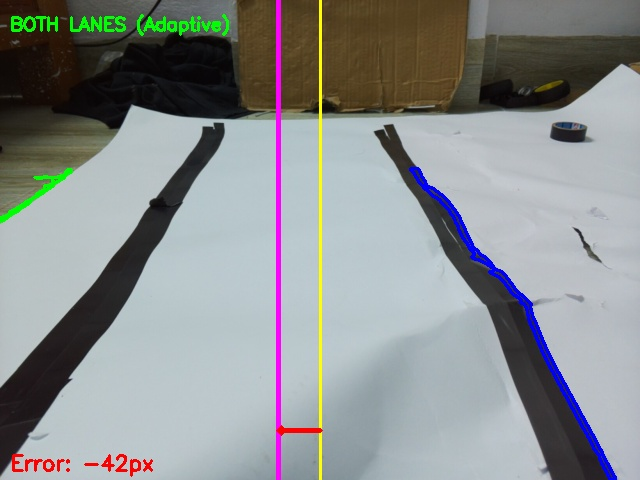
#> input picture debug_adaptive_test_full_hd.jpg, 640 x 480 px, given in place of the camera
$ python visual_odometry.py
#> lines starting #> are read from the running program, lines starting #| are printed output that depends on the picture; after the words box and inside, x2 and y2 are one past the last pixel; in counts of white or black regions, pixels touching at a corner belong together
"""
Visual Odometry v2.0 - Production Ready
✅ 2D tracking (X + Y movement)
✅ Outlier rejection (RANSAC-like)
✅ Automatic feature re-detection
✅ Scale calibration support
✅ Rotation compensation
✅ Motion confidence scoring
"""

import cv2
import numpy as np
import logging
from typing import Tuple, Optional
from collections import deque

logger = logging.getLogger(__name__)


class VisualOdometry:
    """
    Visual Odometry using Lucas-Kanade Optical Flow
    Tracks camera motion in 2D (X, Y) with outlier rejection
    """

    def __init__(self, scale_factor: float = 1.0):
        """
        Args:
            scale_factor: Conversion from pixels to real units (e.g., cm)
                         Example: 0.05 means 1 pixel = 0.05 cm
        """
        self.prev_gray = None
        self.features = None

        # Lucas-Kanade Optical Flow parameters
        self.lk_params = dict(
            winSize=(21, 21),  # Tăng từ 15 → 21 (robust hơn)
            maxLevel=3,        # Tăng từ 2 → 3 (track xa hơn)
            criteria=(cv2.TERM_CRITERIA_EPS | cv2.TERM_CRITERIA_COUNT, 30, 0.01)
        )

        # Good Features to Track parameters
        self.feature_params = dict(
            maxCorners=200,      # Tăng từ 100 → 200
            qualityLevel=0.01,   # Giảm từ 0.3 → 0.01 (nhiều feature hơn)
            minDistance=10,      # Tăng từ 7 → 10 (tránh cluster)
            blockSize=7,
            useHarrisDetector=False,
            k=0.04
        )

        # Position tracking
        self.total_x = 0.0  # Tổng độ dịch chuyển ngang (pixels)
        self.total_y = 0.0  # Tổng độ dịch chuyển dọc (pixels)

        self.scale_factor = scale_factor  # Pixel → Real unit conversion

        # Motion history (for smoothing & confidence)
        self.motion_history_x = deque(maxlen=10)
        self.motion_history_y = deque(maxlen=10)

        # Feature management
        self.MIN_FEATURES = 50  # Re-detect if below this
        self.frame_count = 0
        self.REDETECT_INTERVAL = 30  # Force re-detect every N frames

        # Outlier rejection
        self.USE_RANSAC = True
        self.RANSAC_THRESHOLD = 3.0  # pixels

        # Statistics
        self.total_frames = 0
        self.tracking_quality = 1.0  # 0-1, higher is better

        logger.info(f"✅ Visual Odometry initialized (scale={scale_factor})")

    def process_frame(self, frame: np.ndarray) -> Tuple[float, float]:
        """
        Process a frame and return motion

        Args:
            frame: Input image (BGR)

        Returns:
            (dx, dy): Motion in pixels
                     dx > 0: moved right
                     dy > 0: moved forward (image moves down)
        """
        if frame is None:
            logger.warning("⚠️ Received None frame")
            return 0.0, 0.0

        # Convert to grayscale
        gray = cv2.cvtColor(frame, cv2.COLOR_BGR2GRAY)

        # Apply Gaussian blur to reduce noise
        gray = cv2.GaussianBlur(gray, (5, 5), 0)

        dx, dy = 0.0, 0.0

        if self.prev_gray is not None:
            # Re-detect features if needed
            if self._should_redetect_features():
                self._detect_features(self.prev_gray, frame)

            if self.features is not None and len(self.features) > 0:
                # Calculate Optical Flow
                dx, dy = self._calculate_motion(self.prev_gray, gray)

                # Update tracking quality
                self._update_tracking_quality()
            else:
                logger.warning("⚠️ No features to track")
                self._detect_features(gray, frame)
        else:
            # First frame: just detect features
            self._detect_features(gray, frame)

        self.prev_gray = gray.copy()
        self.frame_count += 1
        self.total_frames += 1

        # Accumulate total displacement
        self.total_x += dx
        self.total_y += dy

        # Add to history for smoothing
        self.motion_history_x.append(dx)
        self.motion_history_y.append(dy)

        return dx, dy

    # [14 lines left out: function _should_redetect_features, not called in this run]

    def _detect_features(self, gray: np.ndarray, frame: np.ndarray):
        """Detect good features to track"""
        try:
            # Create mask to avoid edges (unreliable)
            h, w = gray.shape
            mask = np.zeros_like(gray)
            margin = 20
            mask[margin:h-margin, margin:w-margin] = 255

            # Detect features
            features = cv2.goodFeaturesToTrack(
                gray,
                mask=mask,
                **self.feature_params
            )

            if features is not None:
                self.features = features
                logger.info(f"✅ Detected {len(features)} features")
            else:
                logger.warning("⚠️ No features detected!")
                self.features = None

        except Exception as e:
            logger.error(f"❌ Feature detection error: {e}")
            self.features = None

    # [143 lines left out: functions _calculate_motion, _reject_outliers, _update_tracking_quality, get_total_distance, get_position, get_velocity, not called in this run]

    def get_tracking_quality(self) -> float:
        """Get tracking quality score (0-1)"""
        return self.tracking_quality

    def is_tracking_good(self) -> bool:
        """Check if tracking quality is acceptable"""
        return self.tracking_quality > 0.5

    # [35 lines left out: functions reset, set_scale_factor, calibrate_scale, not called in this run]

    def get_status(self) -> dict:
        """Get comprehensive status"""
        return {
            'position_x_cm': self.total_x * self.scale_factor,
            'position_y_cm': self.total_y * self.scale_factor,
            'position_x_px': self.total_x,
            'position_y_px': self.total_y,
            'tracking_quality': self.tracking_quality,
            'is_tracking_good': self.is_tracking_good(),
            'num_features': len(self.features) if self.features is not None else 0,
            'total_frames': self.total_frames,
            'scale_factor': self.scale_factor
        }

    def draw_features(self, frame: np.ndarray) -> np.ndarray:
        """
        Draw tracked features on frame (for debugging)

        Returns:
            Annotated frame
        """
        debug_frame = frame.copy()

        if self.features is not None:
            for feature in self.features:
                x, y = feature.ravel()
                cv2.circle(debug_frame, (int(x), int(y)), 3, (0, 255, 0), -1)

        # Draw text info
        status = self.get_status()
        text = f"Features: {status['num_features']} | Quality: {status['tracking_quality']:.2f}"
        cv2.putText(debug_frame, text, (10, 30),
                   cv2.FONT_HERSHEY_SIMPLEX, 0.6, (0, 255, 0), 2)

        return debug_frame


# ===== TESTING & CALIBRATION TOOL =====
if __name__ == "__main__":
    import sys

    print("\n" + "="*60)
    print("Visual Odometry Testing Tool")
    print("="*60 + "\n")

    # Check camera
    cap = cv2.VideoCapture(0)
    if not cap.isOpened():
        print("❌ Cannot open camera!")
        sys.exit(1)

    # Initialize VO
    vo = VisualOdometry(scale_factor=0.05)  # Assume 1px = 0.05cm

    print("📹 Camera opened successfully")
    print("\n🎮 Controls:")
    print("  - Press 'r' to reset position")
    print("  - Press 'c' to start calibration")
    print("  - Press 'q' to quit")
    print("\n")

    calibration_mode = False
    calibration_start_pixels = 0

    while True:
        ret, frame = cap.read()
#> frame is the input picture: shape (480, 640, 3); mean B, G, R 142.9, 142.6, 139
        if not ret:
            print("❌ Failed to read frame")
            break

        # Process frame
        dx, dy = vo.process_frame(frame)
#> in process_frame, `gray = cv2.cvtColor(frame, cv2.COLOR_BGR2GRAY)`:
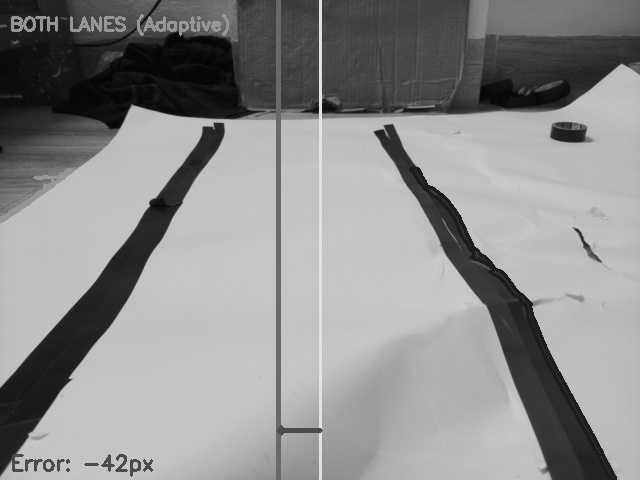
#> gray: shape (480, 640); min 3, max 231, mean 141.5
#> in _detect_features, `features = cv2.goodFeaturesToTrack( gray, mask=mask, **self.feature_pa..`: features = 121 rows, first 8: [375, 132], [204, 128], [50, 23], [29, 28], [122, 457], [132, 107], [221, 125], [534, 303]
#> in _detect_features, `self.features = features`: self.features has the same summary as features
#> dx = 0; dy = 0

        # Get status
        status = vo.get_status()
#> status = 9 items

        # Draw features
        debug_frame = vo.draw_features(frame)
#> the loop in draw_features, `for feature in self.features:` made 121 passes
#> (x, y) on passes 1 to 12: (375, 132), (204, 128), (50, 23), (29, 28), (122, 457), (132, 107), (221, 125), (534, 303), (176, 31), (20, 453), (315, 111), (325, 111)
#> after the loop in draw_features, `for feature in self.features:`:
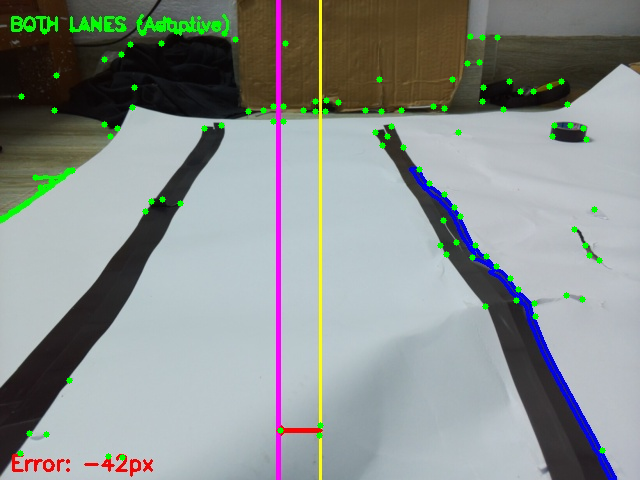
#> debug_frame: shape (480, 640, 3); 1.14% of pixels changed, all inside (x1, y1, x2, y2) = (17, 17, 606, 461)
#> in draw_features, `text = f"Features: {status['num_features']} | Quality: {status['tracki..`: text = 'Features: 121 | Quality: 1.00'
#> in draw_features, `cv2.putText(debug_frame, text, (10, 30), cv2.FONT_HERSHEY_SIMPLEX, 0.6..`:
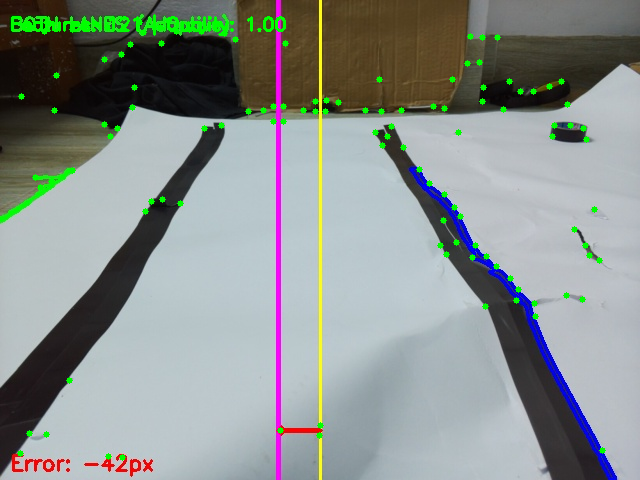
#> debug_frame: shape (480, 640, 3); 0.48% of pixels changed, all inside (x1, y1, x2, y2) = (11, 14, 286, 36)

        # Draw trajectory
        h, w = debug_frame.shape[:2]
#> h = 480; w = 640
        center_x = w // 2
#> center_x = 320
        center_y = h // 2
#> center_y = 240

        # Current position (scaled for visualization)
        pos_x = int(center_x + status['position_x_px'] * 0.5)
#> pos_x = 320
        pos_y = int(center_y - status['position_y_px'] * 0.5)  # Y inverted
#> pos_y = 240

        cv2.circle(debug_frame, (center_x, center_y), 5, (0, 0, 255), -1)  # Origin
#> debug_frame: shape (480, 640, 3); 0.03% of pixels changed, all inside (x1, y1, x2, y2) = (315, 235, 326, 246)
        cv2.circle(debug_frame, (pos_x, pos_y), 5, (255, 0, 0), -1)  # Current
#> debug_frame: shape (480, 640, 3); mean B, G, R 141.7, 144.9, 137.7
        cv2.line(debug_frame, (center_x, center_y), (pos_x, pos_y), (255, 255, 0), 2)
#> debug_frame: shape (480, 640, 3); mean B, G, R 141.7, 144.9, 137.7

        # Display info
        info_text = [
            f"Position: X={status['position_x_cm']:.1f}cm, Y={status['position_y_cm']:.1f}cm",
            f"Quality: {status['tracking_quality']:.2f} | Features: {status['num_features']}",
            f"Scale: {status['scale_factor']:.4f} cm/px"
        ]
#> info_text = ['Position: X=0.0cm, Y=0.0cm', 'Quality: 1.00 | Features: 121', 'Scale: 0.0500 cm/px']

        if calibration_mode:
            info_text.append("CALIBRATION MODE - Move robot forward, then press 'c' again")

        y_offset = 60
        for text in info_text:
            cv2.putText(debug_frame, text, (10, y_offset),
                       cv2.FONT_HERSHEY_SIMPLEX, 0.5, (0, 255, 255), 1)
            y_offset += 25
#> this loop made 3 passes
#> (text, y_offset) on passes 1 to 3: ('Position: X=0.0cm, Y=0.0cm', 85), ('Quality: 1.00 | Features: 121', 110), ('Scale: 0.0500 cm/px', 135)
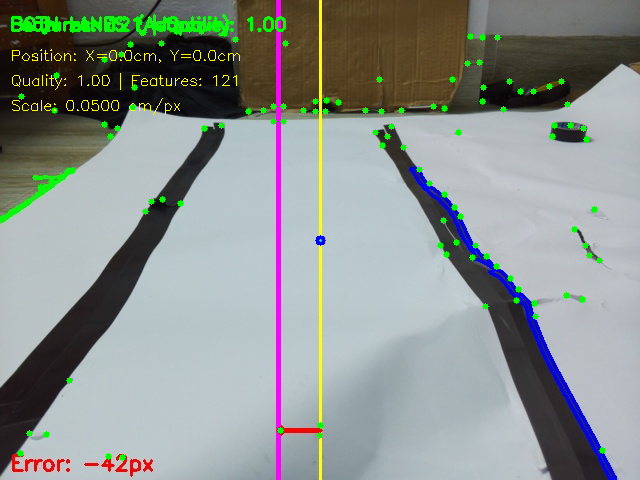
#> debug_frame: shape (480, 640, 3); mean B, G, R 141.7, 145.8, 138.6
#> after the loop, y_offset = 135

        cv2.imshow("Visual Odometry Test", debug_frame)

        # Handle keys
        key = cv2.waitKey(1) & 0xFF
#> (key q is pressed here)

        if key == ord('q'):
            break
        elif key == ord('r'):
            vo.reset()
            print("🔄 Position reset")
        elif key == ord('c'):
            if not calibration_mode:
                # Start calibration
                calibration_start_pixels = status['position_y_px']
                vo.reset()
                calibration_mode = True
                print("\n🎯 Calibration started!")
                print("   Move robot forward a known distance (e.g., 20cm)")
                print("   Then press 'c' again to finish\n")
            else:
                # Finish calibration
                measured_pixels = status['position_y_px']

                print(f"\n📏 Measured: {measured_pixels:.1f} pixels")
                distance_cm = float(input("   Enter actual distance traveled (cm): "))

                vo.calibrate_scale(distance_cm, measured_pixels)
                calibration_mode = False
                print("✅ Calibration complete!\n")

    cap.release()
    cv2.destroyAllWindows()
    print("\n✅ Test completed")
